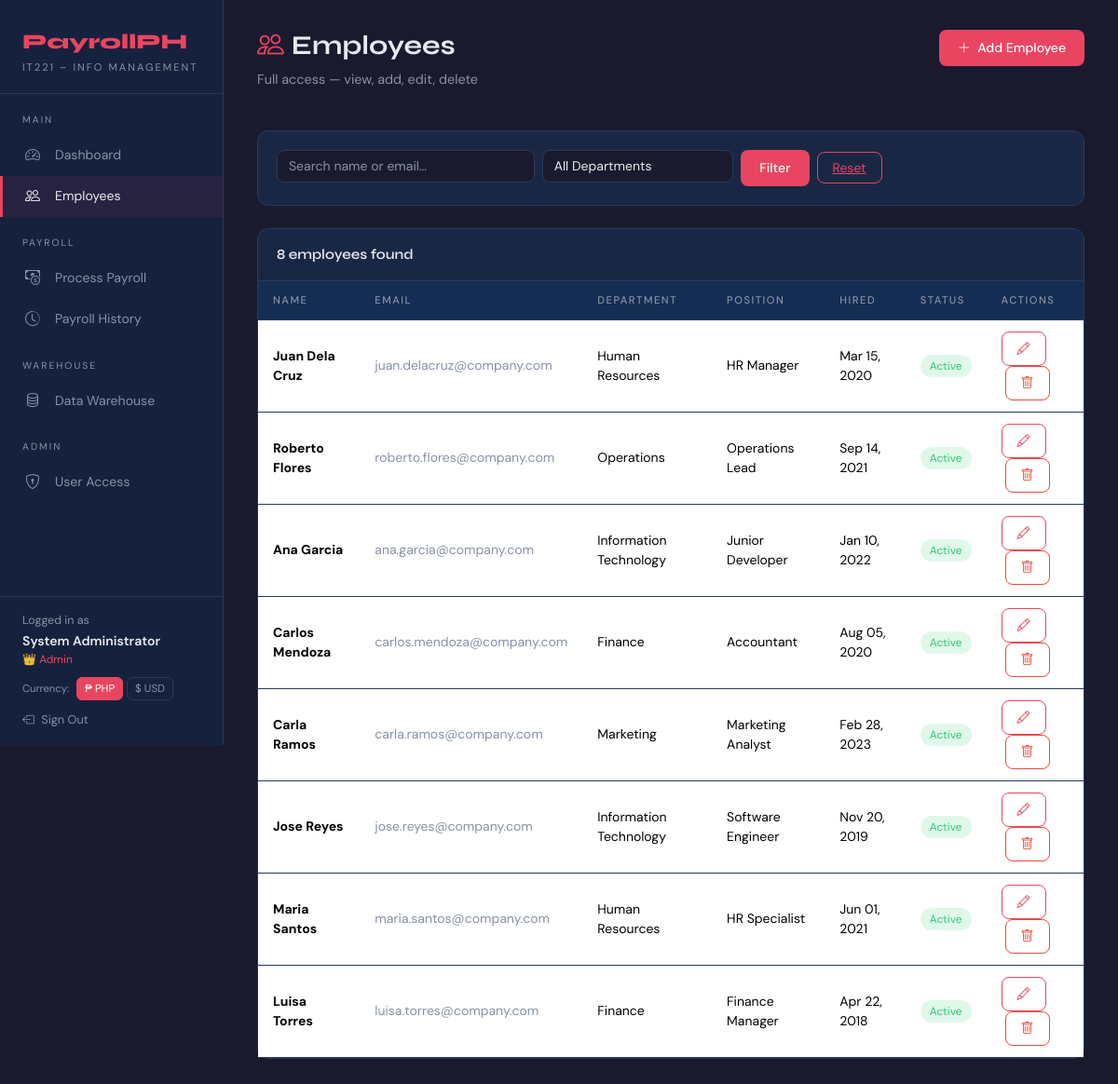
The page /employees.php (signed in) on the database its author committed.
### tables this page shows
CREATE TABLE IF NOT EXISTS employees (
    employee_id   INT AUTO_INCREMENT PRIMARY KEY,
    first_name    VARCHAR(60) NOT NULL,
    last_name     VARCHAR(60) NOT NULL,
    email         VARCHAR(150) NOT NULL UNIQUE,
    phone         VARCHAR(20),
    department_id INT NOT NULL,
    position_id   INT NOT NULL,
    hire_date     DATE NOT NULL,
    status        ENUM('Active','Inactive') DEFAULT 'Active',
    version       INT NOT NULL DEFAULT 0,            
    created_at    TIMESTAMP DEFAULT CURRENT_TIMESTAMP,
    updated_at    TIMESTAMP DEFAULT CURRENT_TIMESTAMP ON UPDATE CURRENT_TIMESTAMP,

    CONSTRAINT fk_emp_dept FOREIGN KEY (department_id)
        REFERENCES departments(department_id) ON UPDATE CASCADE ON DELETE RESTRICT,
    CONSTRAINT fk_emp_pos  FOREIGN KEY (position_id)
        REFERENCES positions(position_id)   ON UPDATE CASCADE ON DELETE RESTRICT
);

CREATE TABLE IF NOT EXISTS departments (
    department_id   INT AUTO_INCREMENT PRIMARY KEY,
    department_name VARCHAR(100) NOT NULL UNIQUE,
    created_at      TIMESTAMP DEFAULT CURRENT_TIMESTAMP
);

CREATE TABLE IF NOT EXISTS positions (
    position_id    INT AUTO_INCREMENT PRIMARY KEY,
    position_title VARCHAR(100) NOT NULL,
    base_salary    DECIMAL(12,2) NOT NULL CHECK (base_salary >= 0),
    created_at     TIMESTAMP DEFAULT CURRENT_TIMESTAMP
);

### includes/auth.php (called while the page is built, shortened)
<?php
function isAdmin(): bool   { return ($_SESSION['role'] ?? '') === 'Admin'; }
function isEmployee(): bool{ return ($_SESSION['role'] ?? '') === 'Employee'; }

### employees.php (the view, shortened to what this page needs)
<?php
require_once 'includes/auth.php';
$db  = getDB();
$cu  = currentUser();
$search      = isset($_GET['q'])    ? trim($_GET['q'])    : '';
$where  = ['1=1'];
$params = [];
$sql = "SELECT e.*, d.department_name, p.position_title FROM employees e
        JOIN departments d ON e.department_id=d.department_id
        JOIN positions p   ON e.position_id=p.position_id
        WHERE ".implode(' AND ',$where)." ORDER BY e.last_name, e.first_name";
$stmt = $db->prepare($sql); $stmt->execute($params);
$employees = $stmt->fetchAll();
require_once 'includes/header.php';
?>
<div class="main-content">
    <div class="page-header d-flex justify-content-between align-items-start">
        <div>
            <h1><i class="bi bi-people me-2 text-accent"></i>Employees</h1>
            <p>
                <?php if (isAdmin()): ?>Full access — view, add, edit, delete
                <?php elseif (isManager()): ?>Manager access — view, add, edit (no delete)
                <?php else: ?>Your profile — view and update your phone number
                <?php endif; ?>
            </p>
        </div>
        <?php if (!isEmployee()): ?>
        <button class="btn-accent" data-bs-toggle="modal" data-bs-target="#addModal">
            <i class="bi bi-plus-lg me-1"></i> Add Employee
        </button>
        <?php endif; ?>
    </div>
    <?php if (!isEmployee()): ?>
    <div class="card mb-4">
        <div class="card-body">
            <form method="GET" class="row g-2">
                <div class="col-sm-6 col-md-4"><input type="text" name="q" class="form-control" placeholder="Search name or email…" value="<?= htmlspecialchars($search) ?>"></div>
                <div class="col-sm-4 col-md-3">
                    <select name="dept" class="form-select">
                        <option value="">All Departments</option>
                    </select>
                </div>
                <div class="col-auto"><button type="submit" class="btn-accent">Filter</button><a href="employees.php" class="btn-outline-accent ms-2">Reset</a></div>
            </form>
        </div>
    </div>
    <?php endif; ?>
    <div class="card">
        <div class="card-header"><?= count($employees) ?> employee<?= count($employees)!==1?'s':'' ?> found</div>
        <div class="card-body p-0">
            <div class="table-responsive">
                <table class="table mb-0">
                    <thead>
                        <tr>
                            <th>Name</th><th>Email</th><th>Department</th><th>Position</th><th>Hired</th><th>Status</th><th>Actions</th>
                        </tr>
                    </thead>
                    <tbody>
                        <?php foreach ($employees as $emp): ?>
                        <?php
                            $isOwn = isEmployee() && (strtolower($emp['email']) === strtolower($cu['username']) || ($emp['first_name'].' '.$emp['last_name']) === $cu['full_name']);
                        ?>
                        <tr>
                            <td><strong><?= htmlspecialchars($emp['first_name'].' '.$emp['last_name']) ?></strong>
                            </td>
                            <td style="color:var(--text-muted)"><?= htmlspecialchars($emp['email']) ?></td>
                            <td><?= htmlspecialchars($emp['department_name']) ?></td>
                            <td><?= htmlspecialchars($emp['position_title']) ?></td>
                            <td><?= date('M d, Y',strtotime($emp['hire_date'])) ?></td>
                            <td><span class="badge-<?= strtolower($emp['status']) ?>"><?= $emp['status'] ?></span></td>
                            <td>
                                <?php if (isAdmin() || isManager()): ?>
                                    <button class="btn-outline-accent btn-sm" onclick="openEditModal(<?= htmlspecialchars(json_encode($emp)) ?>)"><i class="bi bi-pencil"></i></button>
                                    <?php if (isAdmin()): ?>
                                    <form method="POST" style="display:inline;" onsubmit="return confirm('Delete this employee?')">
                                        <button type="submit" class="btn-outline-accent btn-sm ms-1" style="border-color:var(--danger);color:var(--danger);"><i class="bi bi-trash"></i></button>
                                    </form>
                                    <?php endif; ?>
                                <?php elseif ($isOwn): ?>
                                    <button class="btn-outline-accent btn-sm" onclick="openEditOwnProfile(<?= htmlspecialchars(json_encode($emp)) ?>)"><i class="bi bi-pencil"></i> Edit Profile</button>
                                <?php else: ?>
                                    <span style="font-size:0.75rem;color:var(--text-muted);">View only</span>
                                <?php endif; ?>
                            </td>
                        </tr>
                        <?php endforeach; ?>
                    </tbody>
                </table>
            </div>
        </div>
    </div>
</div>
<?php require_once 'includes/footer.php'; ?>

### includes/header.php (style rules this page uses)
:root { --primary:#1a1a2e;--accent:#e94560;--accent2:#0f3460; --surface:#16213e;--card-bg:#1a2744;--text-main:#e8eaf0; --text-muted:#8892a4;--border:#2a3a5c;--success:#2ecc71; --warning:#f39c12;--danger:#e74c3c; }
* { box-sizing:border-box;margin:0;padding:0; }
body { background:var(--primary);color:var(--text-main);font-family:'DM Sans',sans-serif;min-height:100vh; }
.main-content { margin-left:240px;padding:32px 36px;min-height:100vh; }
.page-header { margin-bottom:28px; }
.page-header h1 { font-family:'Syne',sans-serif;font-weight:700;font-size:1.8rem;color:var(--text-main); }
.page-header p { color:var(--text-muted);font-size:0.9rem; }
.card { background:var(--card-bg);border:1px solid var(--border);border-radius:12px;color:var(--text-main); }
.card-header { background:transparent;border-bottom:1px solid var(--border);font-family:'Syne',sans-serif;font-weight:600;font-size:0.95rem;padding:16px 20px;color:var(--text-main); }
.card-body { padding:20px; }
.table { color:var(--text-main);font-size:0.875rem; }
.table thead th { background:rgba(15,52,96,0.5);color:var(--text-muted);font-size:0.7rem;text-transform:uppercase;letter-spacing:1.5px;border-color:var(--border);padding:12px 16px;font-weight:500; }
.table tbody td { border-color:var(--border);padding:12px 16px;vertical-align:middle; }
.form-control,.form-select { background:var(--primary);border:1px solid var(--border);color:var(--text-main);border-radius:8px;font-size:0.875rem; }
.form-control::placeholder { color:var(--text-muted); }
.btn-accent { background:var(--accent);color:#fff;border:none;border-radius:8px;font-weight:500;font-size:0.875rem;padding:9px 20px;transition:all 0.2s; }
.btn-outline-accent { border:1px solid var(--accent);color:var(--accent);background:transparent;border-radius:8px;font-size:0.875rem;padding:7px 16px;transition:all 0.2s; }
.badge-active { background:rgba(46,204,113,0.15);color:var(--success);border-radius:20px;padding:4px 10px;font-size:0.75rem; }
.text-accent { color:var(--accent); }

### rows shown on the page
employees: first_name+last_name "Juan Dela Cruz", email "juan.delacruz@company.com", department.department_name "Human Resources", position.position_title "HR Manager", hire_date "Mar 15, 2020", status "Active"
employees: first_name+last_name "Roberto Flores", email "roberto.flores@company.com", department.department_name "Operations", position.position_title "Operations Lead", hire_date "Sep 14, 2021", status "Active"
employees: first_name+last_name "Ana Garcia", email "ana.garcia@company.com", department.department_name "Information Technology", position.position_title "Junior Developer", hire_date "Jan 10, 2022", status "Active"
employees: first_name+last_name "Carlos Mendoza", email "carlos.mendoza@company.com", department.department_name "Finance", position.position_title "Accountant", hire_date "Aug 05, 2020", status "Active"
employees: first_name+last_name "Carla Ramos", email "carla.ramos@company.com", department.department_name "Marketing", position.position_title "Marketing Analyst", hire_date "Feb 28, 2023", status "Active"
employees: first_name+last_name "Jose Reyes", email "jose.reyes@company.com", department.department_name "Information Technology", position.position_title "Software Engineer", hire_date "Nov 20, 2019", status "Active"
employees: first_name+last_name "Maria Santos", email "maria.santos@company.com", department.department_name "Human Resources", position.position_title "HR Specialist", hire_date "Jun 01, 2021", status "Active"
employees: first_name+last_name "Luisa Torres", email "luisa.torres@company.com", department.department_name "Finance", position.position_title "Finance Manager", hire_date "Apr 22, 2018", status "Active"

### other values the page prints
$__user['full_name'] "System Administrator"
$roleIcon "👑"
$__user['role'] "Admin"
count($employees) "8"
